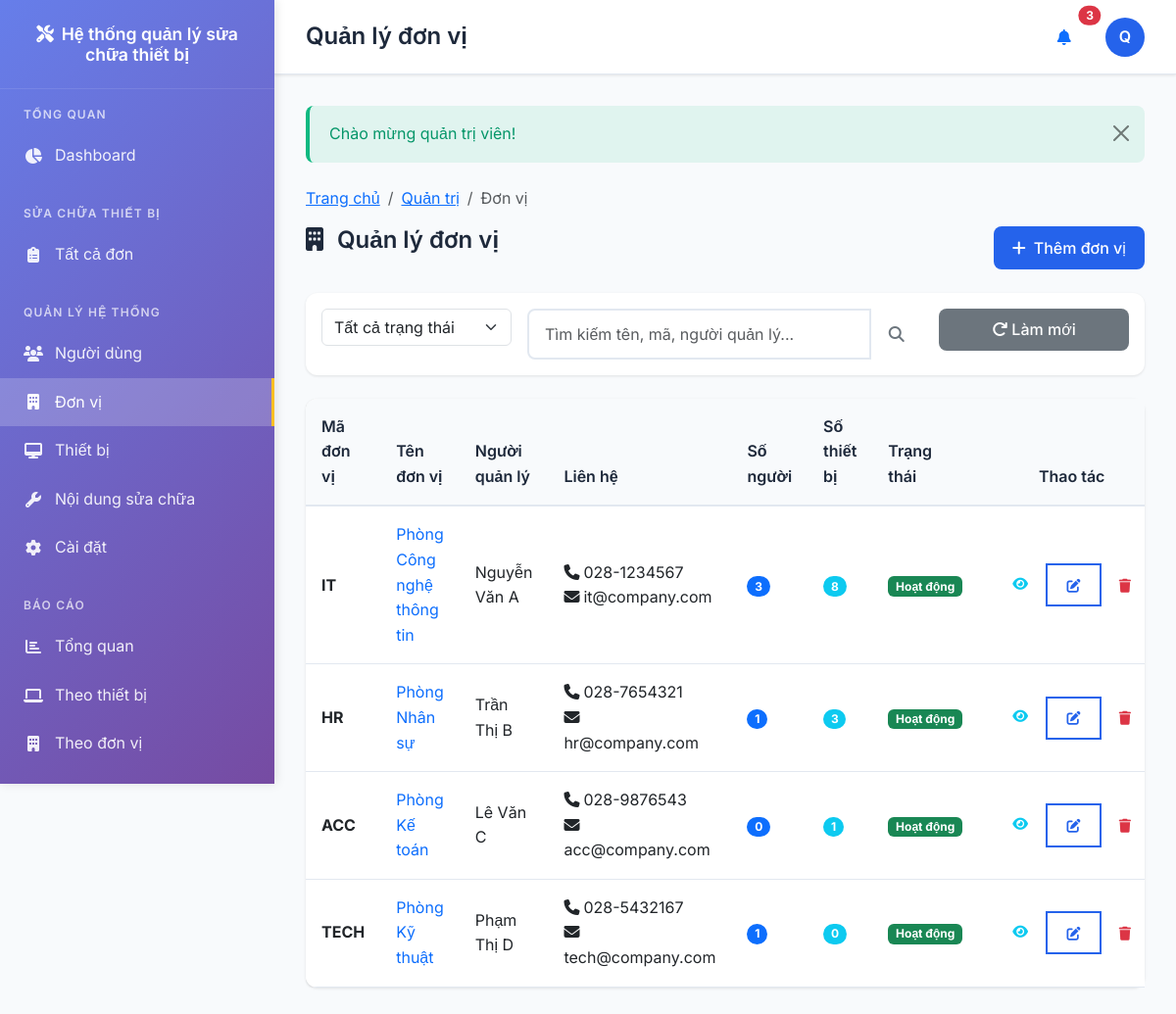
The app's page /admin/departments.php (signed in) with its own data.
### tables this page shows
CREATE TABLE users (
    id INT AUTO_INCREMENT PRIMARY KEY,
    username VARCHAR(50) NOT NULL UNIQUE,
    password VARCHAR(255) NOT NULL,
    full_name VARCHAR(100) NOT NULL,
    email VARCHAR(100),
    phone VARCHAR(20),
    department_id INT,
    role_id INT NOT NULL,
    avatar VARCHAR(255),
    status ENUM('active', 'inactive') DEFAULT 'active',
    last_login TIMESTAMP NULL,
    created_at TIMESTAMP DEFAULT CURRENT_TIMESTAMP,
    updated_at TIMESTAMP DEFAULT CURRENT_TIMESTAMP ON UPDATE CURRENT_TIMESTAMP,
    FOREIGN KEY (department_id) REFERENCES departments(id) ON DELETE SET NULL,
    FOREIGN KEY (role_id) REFERENCES roles(id) ON DELETE RESTRICT
);

CREATE TABLE departments (
    id INT AUTO_INCREMENT PRIMARY KEY,
    code VARCHAR(20) NOT NULL UNIQUE,
    name VARCHAR(200) NOT NULL,
    address TEXT,
    phone VARCHAR(20),
    email VARCHAR(100),
    manager_name VARCHAR(100),
    status ENUM('active', 'inactive') DEFAULT 'active',
    created_at TIMESTAMP DEFAULT CURRENT_TIMESTAMP,
    updated_at TIMESTAMP DEFAULT CURRENT_TIMESTAMP ON UPDATE CURRENT_TIMESTAMP
);

### admin/departments.php (the view, shortened to what the rows shown need)
<?php
require_once __DIR__ . '/../config/config.php';
$departmentModel = new Department();
$title = 'Quản lý đơn vị';
$action = $_GET['action'] ?? 'list';
$filters = [
    'status' => $_GET['status'] ?? '',
    'search' => $_GET['search'] ?? ''
];
$departments = $departmentModel->getAll($filters);
$viewDepartment = null;
?>
<div class="row mb-4">
    <div class="col-md-8">
        <h2 class="page-title">
            <i class="fas fa-building me-2"></i>
            <?php if ($action === 'view' && $viewDepartment): ?>
                Chi tiết đơn vị: <?= e($viewDepartment['name']) ?>
            <?php else: ?>
                Quản lý đơn vị
            <?php endif; ?>
        </h2>
    </div>
</div>
<?php if ($action === 'list'): ?>
    <div class="card">
        <div class="card-body p-0">
            <?php if (empty($departments)): ?>
                <div class="text-center py-5">
                    <i class="fas fa-building fa-3x text-muted mb-3"></i>
                    <h5 class="text-muted">Chưa có đơn vị nào</h5>
                    <button type="button" class="btn btn-primary" data-bs-toggle="modal" data-bs-target="#createDepartmentModal">
                        <i class="fas fa-plus me-2"></i>Thêm đơn vị đầu tiên
                    </button>
                </div>
            <?php else: ?>
                <div class="table-responsive">
                    <table class="table table-hover mb-0">
                        <thead class="table-light">
                            <tr>
                                <th>Mã đơn vị</th>
                                <th>Tên đơn vị</th>
                                <th>Người quản lý</th>
                                <th>Liên hệ</th>
                                <th>Số người</th>
                                <th>Số thiết bị</th>
                                <th>Trạng thái</th>
                                <th class="text-center" width="150">Thao tác</th>
                            </tr>
                        </thead>
                        <tbody>
                            <?php foreach ($departments as $dept): ?>
                                <tr>
                                    <td><strong><?= e($dept['code']) ?></strong></td>
                                    <td>
                                        <a href="<?= url('admin/departments.php?action=view&id=' . $dept['id']) ?>"
                                           class="text-decoration-none">
                                            <?= e($dept['name']) ?>
                                        </a>
                                    </td>
                                    <td><?= e($dept['manager_name'] ?: 'Chưa phân công') ?></td>
                                    <td>
                                        <?php if ($dept['phone']): ?>
                                            <i class="fas fa-phone me-1"></i><?= e($dept['phone']) ?><br>
                                        <?php endif; ?>
                                        <?php if ($dept['email']): ?>
                                            <i class="fas fa-envelope me-1"></i><?= e($dept['email']) ?>
                                        <?php endif; ?>
                                    </td>
                                    <td>
                                        <span class="badge bg-primary rounded-pill">
                                            <?= number_format($dept['user_count']) ?>
                                        </span>
                                    </td>
                                    <td>
                                        <span class="badge bg-info rounded-pill">
                                            <?= number_format($dept['equipment_count']) ?>
                                        </span>
                                    </td>
                                    <td>
                                        <?php if ($dept['status'] === 'active'): ?>
                                            <span class="badge bg-success">Hoạt động</span>
                                        <?php else: ?>
                                            <span class="badge bg-secondary">Tạm khóa</span>
                                        <?php endif; ?>
                                    </td>
                                    <td class="text-center">
                                        <div class="btn-group" role="group">
                                            <a href="<?= url('admin/departments.php?action=view&id=' . $dept['id']) ?>"
                                               class="btn btn-sm btn-outline-info" title="Xem chi tiết">
                                                <i class="fas fa-eye"></i>
                                            </a>
                                            <a href="<?= url('admin/departments.php?action=edit&id=' . $dept['id']) ?>"
                                               class="btn btn-sm btn-outline-primary" title="Sửa">
                                                <i class="fas fa-edit"></i>
                                            </a>
                                            <button type="button" class="btn btn-sm btn-outline-danger"
                                                    onclick="deleteDepartment(<?= $dept['id'] ?>, '<?= e($dept['name']) ?>', <?= $dept['user_count'] ?>, <?= $dept['equipment_count'] ?>)"
                                                    title="Xóa">
                                                <i class="fas fa-trash"></i>
                                            </button>
                                        </div>
                                    </td>
                                </tr>
                            <?php endforeach; ?>
                        </tbody>
                    </table>
                </div>
            <?php endif; ?>
        </div>
    </div>
<?php endif; ?>
<?php
$content = ob_get_clean();
include '../layouts/app.php';
?>

### layouts/app.php (shortened to what the rows shown need)
<!DOCTYPE html>
<html lang="vi">
<head>
    <link href="https://cdn.jsdelivr.net/npm/bootstrap@5.3.0/dist/css/bootstrap.min.css" rel="stylesheet">
    <link href="https://cdnjs.cloudflare.com/ajax/libs/font-awesome/6.4.0/css/all.min.css" rel="stylesheet">
</head>
<body>
    <?php
    $user = current_user();
    $current_page = basename($_SERVER['PHP_SELF'], '.php');
    ?>
            <?php if (has_any_role(['admin', 'clerk'])): ?>
            <div class="nav-section">
                <div class="nav-section-title">Báo cáo</div>
                <a href="<?= url('reports/overview.php') ?>" class="nav-link <?= $current_page === 'overview' ? 'active' : '' ?>">
                    <i class="fas fa-chart-bar"></i>
                    Tổng quan
                </a>
                <a href="<?= url('reports/equipment.php') ?>" class="nav-link <?= $current_page === 'equipment' && strpos($_SERVER['REQUEST_URI'], 'reports') ? 'active' : '' ?>">
                    <i class="fas fa-laptop"></i>
                    Theo thiết bị
                </a>
                <a href="<?= url('reports/department.php') ?>" class="nav-link <?= $current_page === 'department' ? 'active' : '' ?>">
                    <i class="fas fa-building"></i>
                    Theo đơn vị
                </a>
            </div>
            <?php endif; ?>
    <div class="main-content">
        <header class="main-header">
            <div class="header-content">
                <div>
                    <h1 class="page-title"><?= e($title ?? 'Dashboard') ?></h1>
                </div>
                <div class="user-menu">
                    <div class="dropdown">
                        <a href="#" class="user-avatar" data-bs-toggle="dropdown">
                            <?php if ($user && $user['avatar']): ?>
                                <img src="<?= upload_url('avatars/' . $user['avatar']) ?>" alt="Avatar" style="width: 100%; height: 100%; object-fit: cover; border-radius: 50%;">
                            <?php else: ?>
                                <?= $user ? strtoupper(substr($user['full_name'], 0, 1)) : 'U' ?>
                            <?php endif; ?>
                        </a>
                    </div>
                </div>
            </div>
        </header>
        <main class="content-area">
            <?php if (isset($content)): ?>
                <?= $content ?>
            <?php endif; ?>
        </main>
    </div>
</body>
</html>

### records on screen
users: full_name "Q"
departments: code "IT", name "Phòng Công nghệ thông tin", manager_name "Nguyễn Văn A", phone "028-1234567", email "it@company.com", user_count "3", equipment_count "8", status "Hoạt động"
departments: code "HR", name "Phòng Nhân sự", manager_name "Trần Thị B", phone "028-7654321", email "hr@company.com", user_count "1", equipment_count "3", status "Hoạt động"
departments: code "ACC", name "Phòng Kế toán", manager_name "Lê Văn C", phone "028-9876543", email "acc@company.com", user_count "0", equipment_count "1", status "Hoạt động"
departments: code "TECH", name "Phòng Kỹ thuật", manager_name "Phạm Thị D", phone "028-5432167", email "tech@company.com", user_count "1", equipment_count "0", status "Hoạt động"

### other values on screen
APP_NAME "Hệ thống quản lý sửa chữa thiết bị"
$title "Quản lý đơn vị"
$message['message'] "Chào mừng quản trị viên!"
$item['title'] "Trang chủ"
$item['title'] "Quản trị"
$item['title'] "Đơn vị"
